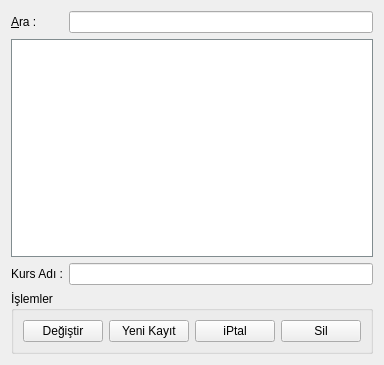
<ui version="4.0" >
 <class>FormKurslar</class>
 <widget class="QWidget" name="FormKurslar" >
  <property name="geometry" >
   <rect>
    <x>0</x>
    <y>0</y>
    <width>373</width>
    <height>365</height>
   </rect>
  </property>
  <property name="windowTitle" >
   <string>Kurslar</string>
  </property>
  <property name="autoFillBackground" >
   <bool>true</bool>
  </property>
  <layout class="QGridLayout" >
   <item row="0" column="0" >
    <widget class="QLabel" name="label_3" >
     <property name="text" >
      <string>&amp;Ara :</string>
     </property>
     <property name="buddy" >
      <cstring>arama_kutusu</cstring>
     </property>
    </widget>
   </item>
   <item row="0" column="1" >
    <widget class="QLineEdit" name="arama_kutusu" />
   </item>
   <item row="1" column="0" colspan="2" >
    <widget class="QTableView" name="tablo" >
     <property name="palette" >
      <palette>
       <active>
        <colorrole role="WindowText" >
         <brush brushstyle="SolidPattern" >
          <color alpha="255" >
           <red>0</red>
           <green>0</green>
           <blue>0</blue>
          </color>
         </brush>
        </colorrole>
        <colorrole role="Button" >
         <brush brushstyle="SolidPattern" >
          <color alpha="255" >
           <red>167</red>
           <green>181</green>
           <blue>186</blue>
          </color>
         </brush>
        </colorrole>
        <colorrole role="Light" >
         <brush brushstyle="SolidPattern" >
          <color alpha="255" >
           <red>253</red>
           <green>255</green>
           <blue>255</blue>
          </color>
         </brush>
        </colorrole>
        <colorrole role="Midlight" >
         <brush brushstyle="SolidPattern" >
          <color alpha="255" >
           <red>210</red>
           <green>218</green>
           <blue>220</blue>
          </color>
         </brush>
        </colorrole>
        <colorrole role="Dark" >
         <brush brushstyle="SolidPattern" >
          <color alpha="255" >
           <red>83</red>
           <green>90</green>
           <blue>93</blue>
          </color>
         </brush>
        </colorrole>
        <colorrole role="Mid" >
         <brush brushstyle="SolidPattern" >
          <color alpha="255" >
           <red>111</red>
           <green>121</green>
           <blue>124</blue>
          </color>
         </brush>
        </colorrole>
        <colorrole role="Text" >
         <brush brushstyle="SolidPattern" >
          <color alpha="255" >
           <red>0</red>
           <green>0</green>
           <blue>0</blue>
          </color>
         </brush>
        </colorrole>
        <colorrole role="BrightText" >
         <brush brushstyle="SolidPattern" >
          <color alpha="255" >
           <red>255</red>
           <green>255</green>
           <blue>255</blue>
          </color>
         </brush>
        </colorrole>
        <colorrole role="ButtonText" >
         <brush brushstyle="SolidPattern" >
          <color alpha="255" >
           <red>0</red>
           <green>0</green>
           <blue>0</blue>
          </color>
         </brush>
        </colorrole>
        <colorrole role="Base" >
         <brush brushstyle="SolidPattern" >
          <color alpha="255" >
           <red>255</red>
           <green>255</green>
           <blue>255</blue>
          </color>
         </brush>
        </colorrole>
        <colorrole role="Window" >
         <brush brushstyle="SolidPattern" >
          <color alpha="255" >
           <red>167</red>
           <green>181</green>
           <blue>186</blue>
          </color>
         </brush>
        </colorrole>
        <colorrole role="Shadow" >
         <brush brushstyle="SolidPattern" >
          <color alpha="255" >
           <red>0</red>
           <green>0</green>
           <blue>0</blue>
          </color>
         </brush>
        </colorrole>
        <colorrole role="AlternateBase" >
         <brush brushstyle="SolidPattern" >
          <color alpha="255" >
           <red>211</red>
           <green>218</green>
           <blue>220</blue>
          </color>
         </brush>
        </colorrole>
       </active>
       <inactive>
        <colorrole role="WindowText" >
         <brush brushstyle="SolidPattern" >
          <color alpha="255" >
           <red>0</red>
           <green>0</green>
           <blue>0</blue>
          </color>
         </brush>
        </colorrole>
        <colorrole role="Button" >
         <brush brushstyle="SolidPattern" >
          <color alpha="255" >
           <red>167</red>
           <green>181</green>
           <blue>186</blue>
          </color>
         </brush>
        </colorrole>
        <colorrole role="Light" >
         <brush brushstyle="SolidPattern" >
          <color alpha="255" >
           <red>253</red>
           <green>255</green>
           <blue>255</blue>
          </color>
         </brush>
        </colorrole>
        <colorrole role="Midlight" >
         <brush brushstyle="SolidPattern" >
          <color alpha="255" >
           <red>210</red>
           <green>218</green>
           <blue>220</blue>
          </color>
         </brush>
        </colorrole>
        <colorrole role="Dark" >
         <brush brushstyle="SolidPattern" >
          <color alpha="255" >
           <red>83</red>
           <green>90</green>
           <blue>93</blue>
          </color>
         </brush>
        </colorrole>
        <colorrole role="Mid" >
         <brush brushstyle="SolidPattern" >
          <color alpha="255" >
           <red>111</red>
           <green>121</green>
           <blue>124</blue>
          </color>
         </brush>
        </colorrole>
        <colorrole role="Text" >
         <brush brushstyle="SolidPattern" >
          <color alpha="255" >
           <red>0</red>
           <green>0</green>
           <blue>0</blue>
          </color>
         </brush>
        </colorrole>
        <colorrole role="BrightText" >
         <brush brushstyle="SolidPattern" >
          <color alpha="255" >
           <red>255</red>
           <green>255</green>
           <blue>255</blue>
          </color>
         </brush>
        </colorrole>
        <colorrole role="ButtonText" >
         <brush brushstyle="SolidPattern" >
          <color alpha="255" >
           <red>0</red>
           <green>0</green>
           <blue>0</blue>
          </color>
         </brush>
        </colorrole>
        <colorrole role="Base" >
         <brush brushstyle="SolidPattern" >
          <color alpha="255" >
           <red>255</red>
           <green>255</green>
           <blue>255</blue>
          </color>
         </brush>
        </colorrole>
        <colorrole role="Window" >
         <brush brushstyle="SolidPattern" >
          <color alpha="255" >
           <red>167</red>
           <green>181</green>
           <blue>186</blue>
          </color>
         </brush>
        </colorrole>
        <colorrole role="Shadow" >
         <brush brushstyle="SolidPattern" >
          <color alpha="255" >
           <red>0</red>
           <green>0</green>
           <blue>0</blue>
          </color>
         </brush>
        </colorrole>
        <colorrole role="AlternateBase" >
         <brush brushstyle="SolidPattern" >
          <color alpha="255" >
           <red>211</red>
           <green>218</green>
           <blue>220</blue>
          </color>
         </brush>
        </colorrole>
       </inactive>
       <disabled>
        <colorrole role="WindowText" >
         <brush brushstyle="SolidPattern" >
          <color alpha="255" >
           <red>83</red>
           <green>90</green>
           <blue>93</blue>
          </color>
         </brush>
        </colorrole>
        <colorrole role="Button" >
         <brush brushstyle="SolidPattern" >
          <color alpha="255" >
           <red>167</red>
           <green>181</green>
           <blue>186</blue>
          </color>
         </brush>
        </colorrole>
        <colorrole role="Light" >
         <brush brushstyle="SolidPattern" >
          <color alpha="255" >
           <red>253</red>
           <green>255</green>
           <blue>255</blue>
          </color>
         </brush>
        </colorrole>
        <colorrole role="Midlight" >
         <brush brushstyle="SolidPattern" >
          <color alpha="255" >
           <red>210</red>
           <green>218</green>
           <blue>220</blue>
          </color>
         </brush>
        </colorrole>
        <colorrole role="Dark" >
         <brush brushstyle="SolidPattern" >
          <color alpha="255" >
           <red>83</red>
           <green>90</green>
           <blue>93</blue>
          </color>
         </brush>
        </colorrole>
        <colorrole role="Mid" >
         <brush brushstyle="SolidPattern" >
          <color alpha="255" >
           <red>111</red>
           <green>121</green>
           <blue>124</blue>
          </color>
         </brush>
        </colorrole>
        <colorrole role="Text" >
         <brush brushstyle="SolidPattern" >
          <color alpha="255" >
           <red>83</red>
           <green>90</green>
           <blue>93</blue>
          </color>
         </brush>
        </colorrole>
        <colorrole role="BrightText" >
         <brush brushstyle="SolidPattern" >
          <color alpha="255" >
           <red>255</red>
           <green>255</green>
           <blue>255</blue>
          </color>
         </brush>
        </colorrole>
        <colorrole role="ButtonText" >
         <brush brushstyle="SolidPattern" >
          <color alpha="255" >
           <red>83</red>
           <green>90</green>
           <blue>93</blue>
          </color>
         </brush>
        </colorrole>
        <colorrole role="Base" >
         <brush brushstyle="SolidPattern" >
          <color alpha="255" >
           <red>167</red>
           <green>181</green>
           <blue>186</blue>
          </color>
         </brush>
        </colorrole>
        <colorrole role="Window" >
         <brush brushstyle="SolidPattern" >
          <color alpha="255" >
           <red>167</red>
           <green>181</green>
           <blue>186</blue>
          </color>
         </brush>
        </colorrole>
        <colorrole role="Shadow" >
         <brush brushstyle="SolidPattern" >
          <color alpha="255" >
           <red>0</red>
           <green>0</green>
           <blue>0</blue>
          </color>
         </brush>
        </colorrole>
        <colorrole role="AlternateBase" >
         <brush brushstyle="SolidPattern" >
          <color alpha="255" >
           <red>167</red>
           <green>181</green>
           <blue>186</blue>
          </color>
         </brush>
        </colorrole>
       </disabled>
      </palette>
     </property>
     <property name="mouseTracking" >
      <bool>true</bool>
     </property>
     <property name="focusPolicy" >
      <enum>Qt::ClickFocus</enum>
     </property>
     <property name="contextMenuPolicy" >
      <enum>Qt::ActionsContextMenu</enum>
     </property>
     <property name="acceptDrops" >
      <bool>false</bool>
     </property>
     <property name="frameShape" >
      <enum>QFrame::StyledPanel</enum>
     </property>
     <property name="frameShadow" >
      <enum>QFrame::Sunken</enum>
     </property>
     <property name="editTriggers" >
      <set>QAbstractItemView::AllEditTriggers</set>
     </property>
     <property name="tabKeyNavigation" >
      <bool>false</bool>
     </property>
     <property name="alternatingRowColors" >
      <bool>true</bool>
     </property>
     <property name="selectionMode" >
      <enum>QAbstractItemView::SingleSelection</enum>
     </property>
     <property name="selectionBehavior" >
      <enum>QAbstractItemView::SelectRows</enum>
     </property>
     <property name="gridStyle" >
      <enum>Qt::DashLine</enum>
     </property>
     <property name="sortingEnabled" >
      <bool>true</bool>
     </property>
    </widget>
   </item>
   <item row="2" column="0" >
    <widget class="QLabel" name="label" >
     <property name="text" >
      <string>Kurs Adı :</string>
     </property>
     <property name="buddy" >
      <cstring>LeKursAdi</cstring>
     </property>
    </widget>
   </item>
   <item row="2" column="1" >
    <widget class="QLineEdit" name="LeKursAdi" />
   </item>
   <item row="4" column="0" colspan="2" >
    <widget class="QGroupBox" name="groupBox" >
     <property name="title" >
      <string>İşlemler</string>
     </property>
     <layout class="QGridLayout" >
      <property name="leftMargin" >
       <number>9</number>
      </property>
      <property name="topMargin" >
       <number>9</number>
      </property>
      <property name="rightMargin" >
       <number>9</number>
      </property>
      <property name="bottomMargin" >
       <number>9</number>
      </property>
      <property name="horizontalSpacing" >
       <number>6</number>
      </property>
      <property name="verticalSpacing" >
       <number>6</number>
      </property>
      <item row="0" column="0" >
       <widget class="QPushButton" name="pBDegistir" >
        <property name="text" >
         <string>Değiştir</string>
        </property>
        <property name="icon" >
         <iconset resource="ikon.qrc" >:/ikonlar/cnr-update.png</iconset>
        </property>
       </widget>
      </item>
      <item row="0" column="2" >
       <widget class="QPushButton" name="pBiptal" >
        <property name="text" >
         <string>iPtal</string>
        </property>
        <property name="icon" >
         <iconset resource="ikon.qrc" >:/ikonlar/edit_remove.png</iconset>
        </property>
       </widget>
      </item>
      <item row="0" column="3" >
       <widget class="QPushButton" name="pBSil" >
        <property name="text" >
         <string>Sil</string>
        </property>
        <property name="icon" >
         <iconset resource="ikon.qrc" >:/ikonlar/eraser.png</iconset>
        </property>
       </widget>
      </item>
      <item row="0" column="1" >
       <widget class="QPushButton" name="pBKaydet" >
        <property name="text" >
         <string>Yeni Kayıt</string>
        </property>
        <property name="icon" >
         <iconset resource="ikon.qrc" >:/ikonlar/filesaveas.png</iconset>
        </property>
       </widget>
      </item>
     </layout>
    </widget>
   </item>
  </layout>
  <action name="actionSil" >
   <property name="icon" >
    <iconset resource="ikon.qrc" >:/ikonlar/eraser.png</iconset>
   </property>
   <property name="text" >
    <string>sil</string>
   </property>
  </action>
 </widget>
 <tabstops>
  <tabstop>arama_kutusu</tabstop>
  <tabstop>tablo</tabstop>
  <tabstop>LeKursAdi</tabstop>
  <tabstop>pBDegistir</tabstop>
  <tabstop>pBKaydet</tabstop>
  <tabstop>pBiptal</tabstop>
  <tabstop>pBSil</tabstop>
 </tabstops>
 <resources>
  <include location="ikon.qrc" />
 </resources>
 <connections/>
</ui>
